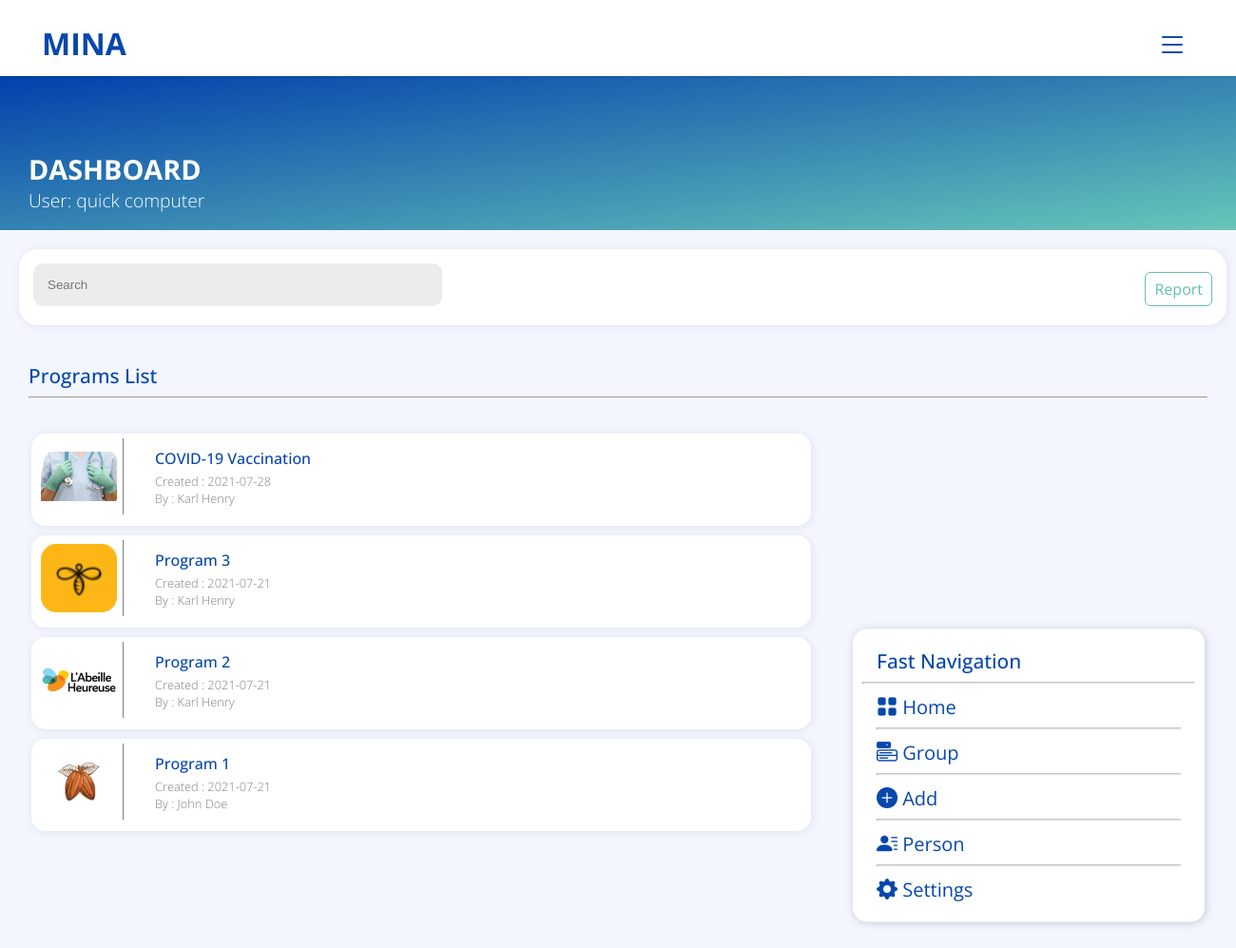
Page /View/index.php (signed in) on the committed database.
### tables this page shows
CREATE TABLE `entreprise` (
  `id_ent` int(11) NOT NULL,
  `code_entreprise` varchar(50) NOT NULL,
  `nom_entreprise` varchar(100) NOT NULL,
  `date_creation` date NOT NULL,
  `date_expiration` date NOT NULL,
  `statut_id` int(11) NOT NULL
);

CREATE TABLE `program` (
  `id_program` int(11) NOT NULL,
  `program_name` varchar(50) NOT NULL,
  `date_creation` date NOT NULL,
  `date_expiration` date NOT NULL,
  `description` varchar(100) NOT NULL,
  `image` varchar(100) NOT NULL,
  `code_entreprise` varchar(50) NOT NULL,
  `code_user` int(11) NOT NULL
);

CREATE TABLE `users` (
  `code_user` int(11) NOT NULL,
  `nom` varchar(50) NOT NULL,
  `prenom` varchar(50) NOT NULL,
  `email` varchar(50) NOT NULL,
  `password` varchar(255) NOT NULL,
  `adresse` varchar(100) NOT NULL,
  `telephone_1` varchar(20) NOT NULL,
  `telephone_2` varchar(20) NOT NULL,
  `code_entreprise` varchar(50) NOT NULL,
  `id_role` int(11) NOT NULL,
  `id_statut` int(11) NOT NULL
);

### View/index.php (the view, shortened to what this page needs)
<!Doctype html>
<html>
<head>
    <link rel="stylesheet" href="css/style.css">
    <link rel="stylesheet" href="css/main.css">
    <link rel="stylesheet" href="https://cdn.jsdelivr.net/npm/bootstrap-icons@1.5.0/font/bootstrap-icons.css">
</head>
<body class="body">
    <?php
    include_once('header.php');
    ?>
    <div class="header-content">
        <div class="title">
            Dashboard
        </div>
        <span class="subtitle">User:
            <?php $nom = $_SESSION["nom"];
            $prenom = $_SESSION["prenom"];
            echo $nom . ' ' . $prenom; ?>
        </span>
    </div>
    <div class="second-part-content">
        <div class="search">
            <div class="custom-container">
                <form action="" method="post" class="">
                    <input type="text" name="searchAll" id="" placeholder="Search" class="search-main">
                </form>
            </div>
            <div class="link">
                <ul>
                    <?php
                    if (isset($_SESSION["role"]) && $_SESSION["role"] === 3) {
                        echo '<li><a href="add-user.php" class="btn btn-outline-primary">New user</a></li>
                            <li><a href="create-program.php" class="btn btn-outline-secondary">New program</a></li>
                            <li><a href="report.php" class="btn btn-outline-muted">Report</a></li>';
                    } elseif (isset($_SESSION["role"]) && $_SESSION["role"] === 2) {
                        echo '<li><a href="add-user.php" class="btn btn-outline-primary">New user</a></li>
                            <li><a href="create-program.php" class="btn btn-outline-secondary">New program</a></li>';
                    } elseif (isset($_SESSION["role"]) && $_SESSION["role"] === 1) {
                        echo '<li><a href="report.php" class="col-md btn btn-outline-muted">Report</a></li>';
                    }
                    ?>
                </ul>
            </div>
        </div>
    </div>
    <div class="third-part-content">
        <div class="container mt-3">
            <span class="title-page-list">
                <a>
                    Programs List
                </a>
                <hr class="hr">
            </span>
            <div class="list-content mt-3 mb-5">
                <?php
                if (isset($_POST["searchAll"])) {
                    $search = $_POST["searchAll"];
                    $code_entreprise = $_SESSION["code_entreprise"];
                    $query = "SELECT * FROM entreprise, program, users WHERE entreprise.code_entreprise = '$code_entreprise' AND program.code_entreprise = '$code_entreprise'
                    AND users.code_entreprise = '$code_entreprise' AND program_name LIKE '%$search%' AND users.code_user = program.code_user ORDER BY id_program DESC";
                    $result = $conn->query($query);
                    if (mysqli_num_rows($result) > 0) {
                        while ($row = mysqli_fetch_assoc($result)) {
                            echo '<a href="program-details.php?program=' . $row["id_program"] . '" class="nav-link">
                            <div class="bg-white">
                                <div class="img-size">
                                    <img src="../Assets/images/' . $row["image"] . '" class="img-content" alt="">
                                </div>
                                <div class="name-and-details">
                                    <div class="name">' . $row["program_name"] . '</div>
                                    <div class="details">
                                     Created : ' . $row["date_creation"] . '<br>
                                     By : ' . $row["nom"] . ' ' . $row["prenom"] . '</div>
                                </div>';
                           echo '</div>
                        </a>';
                        }
                    } else {
                        echo '<div class="bg-white">
                        <div class="group-name-and-details">
                            <div class="group-name">There is no program for your enterprise...</div>
                            <div class="group-details">Please create a new program !</div>
                        </div>
                    </div>';
                    }
                } else {
                    $code_entreprise = $_SESSION["code_entreprise"];
                    $query = "SELECT * FROM entreprise, program, users WHERE entreprise.code_entreprise = '$code_entreprise' AND program.code_entreprise = '$code_entreprise'
                    AND users.code_entreprise = '$code_entreprise' AND users.code_user = program.code_user ORDER BY id_program DESC";
                    $result = $conn->query($query);
                    if (mysqli_num_rows($result) > 0) {
                        while ($row = mysqli_fetch_assoc($result)) {
                            echo '
                            <div class="bg-white">';
                                    echo '<a href="program-details.php?program=' . $row["id_program"] . '" class="nav-link">
                                        <div class="img-size">
                                            <img src="../Assets/images/' . $row["image"] . '" class="img-content" alt="">
                                        </div>
                                        <div class="name-and-details">
                                            <div class="name">' . $row["program_name"] . '</div>
                                            <div class="details">
                                            Created : ' . $row["date_creation"] . '<br>
                                            By : ' . $row["nom"] . ' ' . $row["prenom"] . '</div>
                                        </div>
                                    </a>';
                            echo '</div> ';
                        }
                    }
                }
                ?>
                <?php
                include_once('sidebar.php');
                ?>
            </div>
        </div>
    </div>
    <?php
    include_once('footer.php');
    ?>
</body>
</html>

### View/css/style.css (style rules this page uses)
:root { --background-color: #F3F6FF; --white: #FFF; --gray: rgba(128, 128, 128, 0.863); --primary: #0747AD; --secondary: #8d9da1; --muted: #64BFB3; --bg-light-gray: rgb(252, 252, 252); --red: rgb(180, 12, 0); }
.container { padding: 0 30px; }
a { text-decoration: none; -webkit-tap-highlight-color: transparent; }
body, .body { background-color: var(--background-color); padding: 0; margin: 0; font-family: 'Open Sans', sans-serif; }
.header-content { background-image: linear-gradient(to bottom right, rgb(1, 64, 172), rgb(103, 198, 185)); height: auto; width: 100%; color: var(--white); padding: 18px 0; margin-top:80px; position: unset; }
.title, .subtitle { margin: 0 30px; width: auto; }
.title { font-size: 1.8rem; font-weight: bold; margin-top: 60px; text-transform: uppercase; width: auto; }
.subtitle { font-weight: lighter; font-size: 1.2rem; }
.second-part-content { margin: 20px; padding: 15px; height: 50px; width: 1240px; background-color: var(--white); box-shadow: 1px 1px 8px rgba(65, 65, 65, 0.1); border-radius: 20px; }
.custom-container { float: left; }
.search-main { height: 45px; width: 400px; background-color: rgba(206, 206, 206, 0.384); border-style: none; border-radius: 10px; padding: 0 15px; -webkit-tap-highlight-color: transparent; }
.nav-link { color: inherit; text-decoration: none !important; -webkit-tap-highlight-color: transparent; }
.link { position: unset; float: right; }
.link ul li { list-style: none; display: inline-block; }
.btn { background-color: none; padding: 6px 9px; text-decoration: none; padding: 6px 9px; border-radius: 6px; }
.btn-outline-muted { border: 1px solid var(--muted); color: var(--muted); }
.col-md { width: 100%; }
.mt-3 { margin-top: 3%; }
.mb-5 { margin-bottom: 100px; }
.title-page-list a { color: var(--primary); font-weight: 500; font-size: 1.3rem; }
.list-content { padding: 0 3px; }
.bg-white { height: auto; width: 800px; border-radius: 15px; box-shadow: 1px 1px 8px rgba(65, 65, 65, 0.1); background-color: var(--white); padding: 20px 10px; margin-bottom: 10px; }
.img-size { height: 80px; width: 80px; padding-right: 6px; border-right: 1px solid rgb(126, 126, 126); margin-top: -15px; border-radius: 0%; }
.img-content { width: 80px; height: 80px; object-fit: contain; border-radius: 0%; }
.name-and-details { position: unset; margin-top: -70px; margin-left: 120px; }
.name, .group-name { font-weight: 500; color: var(--primary); margin-bottom: 4px; width: max-content; }
.details { font-weight: lighter; font-size: 0.8rem; color: gray; }

### rows in the picture
entreprise: program.image (picture), program.program_name "COVID-19 Vaccination", program.date_creation "2021-07-28", users.nom "Karl", users.prenom "Henry", program.program_name "Program 3", program.date_creation "2021-07-21", program.program_name "Program 2", program.program_name "Program 1", users.nom "John", users.prenom "Doe"

### other values in the picture
$nom "quick"
$prenom "computer"
